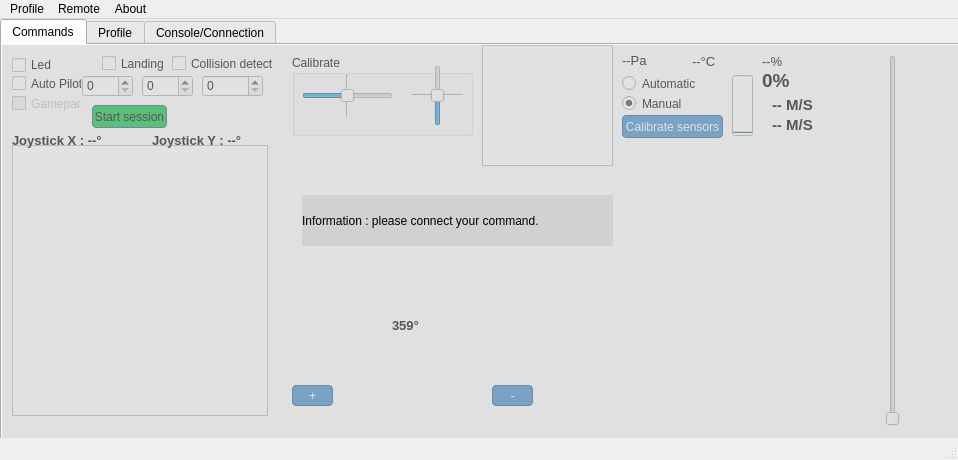
<?xml version="1.0" encoding="UTF-8"?>
<ui version="4.0">
 <class>DGIpydrOne</class>
 <widget class="QMainWindow" name="DGIpydrOne">
  <property name="geometry">
   <rect>
    <x>0</x>
    <y>0</y>
    <width>958</width>
    <height>460</height>
   </rect>
  </property>
  <property name="windowTitle">
   <string>DGIpydrOne</string>
  </property>
  <property name="styleSheet">
   <string notr="true">QPushButton {
	border: 1px solid rgb(40, 94, 142);
	border-radius: 4px;
	background-color: rgb(66, 139, 202);
	color: rgb(255, 255, 255);
 }
 
 QPushButton:pressed {
	background-color: rgb(50, 118, 177);
 }
 
 QPushButton:flat {
	border: none;
 }
 
 QPushButton:default {
	border-color: rgb(159, 159, 159);
 }

QLineEdit {
	border: 1px solid rgb(204, 204, 204);
	border-radius: 4px;
	padding: 10px 10px 10px 10px;
	font: 11pt &quot;MS Shell Dlg 2&quot;;
	selection-background-color: darkgray;
 }</string>
  </property>
  <widget class="QWidget" name="centralWidget">
   <widget class="QTabWidget" name="tabWidget">
    <property name="geometry">
     <rect>
      <x>0</x>
      <y>0</y>
      <width>961</width>
      <height>421</height>
     </rect>
    </property>
    <property name="currentIndex">
     <number>0</number>
    </property>
    <widget class="QWidget" name="tab">
     <attribute name="title">
      <string>Commands</string>
     </attribute>
     <widget class="QSlider" name="throttleSlider">
      <property name="geometry">
       <rect>
        <x>830</x>
        <y>10</y>
        <width>121</width>
        <height>371</height>
       </rect>
      </property>
      <property name="styleSheet">
       <string notr="true"/>
      </property>
      <property name="maximum">
       <number>100</number>
      </property>
      <property name="orientation">
       <enum>Qt::Vertical</enum>
      </property>
     </widget>
     <widget class="QWidget" name="connectBeforeWidget" native="true">
      <property name="geometry">
       <rect>
        <x>0</x>
        <y>0</y>
        <width>961</width>
        <height>401</height>
       </rect>
      </property>
      <property name="styleSheet">
       <string notr="true">QWidget {
	background-color: rgb(190, 190, 190, 45%);
}</string>
      </property>
      <widget class="QLabel" name="label_4">
       <property name="geometry">
        <rect>
         <x>300</x>
         <y>150</y>
         <width>311</width>
         <height>51</height>
        </rect>
       </property>
       <property name="styleSheet">
        <string notr="true">QLabel {
	border: 1px solid rgb(188, 232, 241);
	border-radius: 4px;
	background-color: rgb(217, 237, 247);
	color: rgb(49, 112, 143);
	font: 11pt \&quot;MS Shell Dlg 2\&quot;;
}</string>
       </property>
       <property name="text">
        <string>Information : please connect your command.</string>
       </property>
      </widget>
     </widget>
     <widget class="QGraphicsView" name="joystickView">
      <property name="geometry">
       <rect>
        <x>10</x>
        <y>100</y>
        <width>256</width>
        <height>271</height>
       </rect>
      </property>
     </widget>
     <widget class="QLabel" name="joystickXInformation">
      <property name="geometry">
       <rect>
        <x>10</x>
        <y>80</y>
        <width>131</width>
        <height>31</height>
       </rect>
      </property>
      <property name="font">
       <font>
        <family>MS Sans Serif</family>
        <pointsize>10</pointsize>
        <weight>75</weight>
        <bold>true</bold>
       </font>
      </property>
      <property name="text">
       <string>Joystick X : --°</string>
      </property>
     </widget>
     <widget class="QLabel" name="joystickYInformation">
      <property name="geometry">
       <rect>
        <x>150</x>
        <y>80</y>
        <width>111</width>
        <height>31</height>
       </rect>
      </property>
      <property name="font">
       <font>
        <family>MS Sans Serif</family>
        <pointsize>10</pointsize>
        <weight>75</weight>
        <bold>true</bold>
       </font>
      </property>
      <property name="text">
       <string>Joystick Y : --°</string>
      </property>
     </widget>
     <widget class="QCheckBox" name="checkLED">
      <property name="geometry">
       <rect>
        <x>10</x>
        <y>10</y>
        <width>71</width>
        <height>20</height>
       </rect>
      </property>
      <property name="text">
       <string>Led</string>
      </property>
     </widget>
     <widget class="QCheckBox" name="checkCollision">
      <property name="geometry">
       <rect>
        <x>170</x>
        <y>10</y>
        <width>101</width>
        <height>17</height>
       </rect>
      </property>
      <property name="text">
       <string>Collision detect</string>
      </property>
     </widget>
     <widget class="QCheckBox" name="checkLanding">
      <property name="geometry">
       <rect>
        <x>100</x>
        <y>10</y>
        <width>70</width>
        <height>17</height>
       </rect>
      </property>
      <property name="text">
       <string>Landing</string>
      </property>
     </widget>
     <widget class="QCheckBox" name="checkAutoPilot">
      <property name="geometry">
       <rect>
        <x>10</x>
        <y>30</y>
        <width>70</width>
        <height>17</height>
       </rect>
      </property>
      <property name="text">
       <string>Auto Pilot</string>
      </property>
     </widget>
     <widget class="QSpinBox" name="spinBox">
      <property name="geometry">
       <rect>
        <x>80</x>
        <y>30</y>
        <width>51</width>
        <height>22</height>
       </rect>
      </property>
     </widget>
     <widget class="QSpinBox" name="spinBox_2">
      <property name="geometry">
       <rect>
        <x>140</x>
        <y>30</y>
        <width>51</width>
        <height>22</height>
       </rect>
      </property>
     </widget>
     <widget class="QSpinBox" name="spinBox_3">
      <property name="geometry">
       <rect>
        <x>200</x>
        <y>30</y>
        <width>61</width>
        <height>22</height>
       </rect>
      </property>
     </widget>
     <widget class="QGraphicsView" name="sonarView">
      <property name="geometry">
       <rect>
        <x>480</x>
        <y>0</y>
        <width>131</width>
        <height>121</height>
       </rect>
      </property>
      <property name="font">
       <font>
        <pointsize>12</pointsize>
       </font>
      </property>
     </widget>
     <widget class="QProgressBar" name="batteryLevelBar">
      <property name="geometry">
       <rect>
        <x>730</x>
        <y>30</y>
        <width>21</width>
        <height>61</height>
       </rect>
      </property>
      <property name="styleSheet">
       <string notr="true"/>
      </property>
      <property name="value">
       <number>0</number>
      </property>
      <property name="orientation">
       <enum>Qt::Vertical</enum>
      </property>
     </widget>
     <widget class="QRadioButton" name="manualMode">
      <property name="geometry">
       <rect>
        <x>620</x>
        <y>50</y>
        <width>61</width>
        <height>17</height>
       </rect>
      </property>
      <property name="text">
       <string>Manual</string>
      </property>
      <property name="checked">
       <bool>true</bool>
      </property>
     </widget>
     <widget class="QRadioButton" name="automaticMode">
      <property name="geometry">
       <rect>
        <x>620</x>
        <y>30</y>
        <width>82</width>
        <height>17</height>
       </rect>
      </property>
      <property name="text">
       <string>Automatic</string>
      </property>
     </widget>
     <widget class="QGroupBox" name="groupBox">
      <property name="geometry">
       <rect>
        <x>290</x>
        <y>10</y>
        <width>181</width>
        <height>81</height>
       </rect>
      </property>
      <property name="title">
       <string>Calibrate</string>
      </property>
      <widget class="QSlider" name="leftRightCalibrate">
       <property name="geometry">
        <rect>
         <x>10</x>
         <y>30</y>
         <width>91</width>
         <height>21</height>
        </rect>
       </property>
       <property name="minimum">
        <number>-30</number>
       </property>
       <property name="maximum">
        <number>30</number>
       </property>
       <property name="sliderPosition">
        <number>0</number>
       </property>
       <property name="orientation">
        <enum>Qt::Horizontal</enum>
       </property>
      </widget>
      <widget class="Line" name="line">
       <property name="geometry">
        <rect>
         <x>40</x>
         <y>20</y>
         <width>31</width>
         <height>41</height>
        </rect>
       </property>
       <property name="orientation">
        <enum>Qt::Vertical</enum>
       </property>
      </widget>
      <widget class="QSlider" name="frontBackCalibrate">
       <property name="geometry">
        <rect>
         <x>130</x>
         <y>10</y>
         <width>31</width>
         <height>61</height>
        </rect>
       </property>
       <property name="minimum">
        <number>-30</number>
       </property>
       <property name="maximum">
        <number>30</number>
       </property>
       <property name="sliderPosition">
        <number>0</number>
       </property>
       <property name="orientation">
        <enum>Qt::Vertical</enum>
       </property>
       <property name="invertedAppearance">
        <bool>false</bool>
       </property>
       <property name="invertedControls">
        <bool>false</bool>
       </property>
      </widget>
      <widget class="Line" name="line_2">
       <property name="geometry">
        <rect>
         <x>120</x>
         <y>30</y>
         <width>51</width>
         <height>20</height>
        </rect>
       </property>
       <property name="orientation">
        <enum>Qt::Horizontal</enum>
       </property>
      </widget>
      <zorder>line_2</zorder>
      <zorder>line</zorder>
      <zorder>leftRightCalibrate</zorder>
      <zorder>frontBackCalibrate</zorder>
     </widget>
     <widget class="QPushButton" name="buttonCalibrateDrone">
      <property name="geometry">
       <rect>
        <x>620</x>
        <y>70</y>
        <width>101</width>
        <height>23</height>
       </rect>
      </property>
      <property name="text">
       <string>Calibrate sensors</string>
      </property>
     </widget>
     <widget class="QWidget" name="verticalLayoutWidget">
      <property name="geometry">
       <rect>
        <x>280</x>
        <y>100</y>
        <width>261</width>
        <height>271</height>
       </rect>
      </property>
      <layout class="QVBoxLayout" name="verticalLayout"/>
     </widget>
     <widget class="QPushButton" name="buttonMoreCompass">
      <property name="geometry">
       <rect>
        <x>290</x>
        <y>340</y>
        <width>41</width>
        <height>21</height>
       </rect>
      </property>
      <property name="text">
       <string>+</string>
      </property>
     </widget>
     <widget class="QPushButton" name="buttonLessCompass">
      <property name="geometry">
       <rect>
        <x>490</x>
        <y>340</y>
        <width>41</width>
        <height>21</height>
       </rect>
      </property>
      <property name="text">
       <string>-</string>
      </property>
     </widget>
     <widget class="QWidget" name="verticalLayoutWidget_2">
      <property name="geometry">
       <rect>
        <x>550</x>
        <y>100</y>
        <width>261</width>
        <height>271</height>
       </rect>
      </property>
      <layout class="QVBoxLayout" name="verticalLayout2"/>
     </widget>
     <widget class="QLabel" name="throttleLabel">
      <property name="geometry">
       <rect>
        <x>760</x>
        <y>20</y>
        <width>61</width>
        <height>31</height>
       </rect>
      </property>
      <property name="font">
       <font>
        <pointsize>14</pointsize>
        <weight>75</weight>
        <bold>true</bold>
       </font>
      </property>
      <property name="text">
       <string>0%</string>
      </property>
     </widget>
     <widget class="QLabel" name="degreesLabel">
      <property name="geometry">
       <rect>
        <x>390</x>
        <y>270</y>
        <width>41</width>
        <height>21</height>
       </rect>
      </property>
      <property name="font">
       <font>
        <pointsize>10</pointsize>
        <weight>75</weight>
        <bold>true</bold>
       </font>
      </property>
      <property name="text">
       <string>359°</string>
      </property>
     </widget>
     <widget class="QLabel" name="VSLabel">
      <property name="geometry">
       <rect>
        <x>770</x>
        <y>50</y>
        <width>61</width>
        <height>20</height>
       </rect>
      </property>
      <property name="font">
       <font>
        <pointsize>11</pointsize>
        <weight>75</weight>
        <bold>true</bold>
       </font>
      </property>
      <property name="text">
       <string>-- M/S</string>
      </property>
     </widget>
     <widget class="QLabel" name="HSLabel">
      <property name="geometry">
       <rect>
        <x>770</x>
        <y>70</y>
        <width>61</width>
        <height>20</height>
       </rect>
      </property>
      <property name="font">
       <font>
        <pointsize>11</pointsize>
        <weight>75</weight>
        <bold>true</bold>
       </font>
      </property>
      <property name="text">
       <string>-- M/S</string>
      </property>
     </widget>
     <widget class="QCheckBox" name="checkGamepad">
      <property name="enabled">
       <bool>false</bool>
      </property>
      <property name="geometry">
       <rect>
        <x>10</x>
        <y>50</y>
        <width>70</width>
        <height>17</height>
       </rect>
      </property>
      <property name="text">
       <string>Gamepad</string>
      </property>
     </widget>
     <widget class="QLabel" name="pressureLabel">
      <property name="geometry">
       <rect>
        <x>620</x>
        <y>5</y>
        <width>41</width>
        <height>21</height>
       </rect>
      </property>
      <property name="font">
       <font>
        <pointsize>10</pointsize>
       </font>
      </property>
      <property name="text">
       <string>--Pa</string>
      </property>
     </widget>
     <widget class="QLabel" name="temperatureLabel">
      <property name="geometry">
       <rect>
        <x>690</x>
        <y>6</y>
        <width>61</width>
        <height>20</height>
       </rect>
      </property>
      <property name="font">
       <font>
        <pointsize>10</pointsize>
       </font>
      </property>
      <property name="text">
       <string>--°C</string>
      </property>
     </widget>
     <widget class="QLabel" name="humidityLabel">
      <property name="geometry">
       <rect>
        <x>760</x>
        <y>6</y>
        <width>61</width>
        <height>20</height>
       </rect>
      </property>
      <property name="font">
       <font>
        <pointsize>10</pointsize>
       </font>
      </property>
      <property name="text">
       <string>--%</string>
      </property>
     </widget>
     <widget class="QPushButton" name="buttonStartSession">
      <property name="geometry">
       <rect>
        <x>90</x>
        <y>60</y>
        <width>75</width>
        <height>23</height>
       </rect>
      </property>
      <property name="styleSheet">
       <string notr="true">QPushButton {
	background-color: rgb(11, 190, 68);
	color: rgb(0, 0, 0);
}

QPushButton:checked  {
	background-color: rgb(255, 74, 77);
}</string>
      </property>
      <property name="text">
       <string>Start session</string>
      </property>
      <property name="checkable">
       <bool>true</bool>
      </property>
      <property name="checked">
       <bool>false</bool>
      </property>
     </widget>
     <zorder>throttleSlider</zorder>
     <zorder>joystickView</zorder>
     <zorder>joystickXInformation</zorder>
     <zorder>joystickYInformation</zorder>
     <zorder>checkLED</zorder>
     <zorder>checkCollision</zorder>
     <zorder>checkLanding</zorder>
     <zorder>checkAutoPilot</zorder>
     <zorder>spinBox</zorder>
     <zorder>spinBox_2</zorder>
     <zorder>spinBox_3</zorder>
     <zorder>sonarView</zorder>
     <zorder>batteryLevelBar</zorder>
     <zorder>manualMode</zorder>
     <zorder>automaticMode</zorder>
     <zorder>groupBox</zorder>
     <zorder>buttonCalibrateDrone</zorder>
     <zorder>verticalLayoutWidget</zorder>
     <zorder>buttonMoreCompass</zorder>
     <zorder>buttonLessCompass</zorder>
     <zorder>verticalLayoutWidget_2</zorder>
     <zorder>throttleLabel</zorder>
     <zorder>degreesLabel</zorder>
     <zorder>VSLabel</zorder>
     <zorder>HSLabel</zorder>
     <zorder>checkGamepad</zorder>
     <zorder>pressureLabel</zorder>
     <zorder>temperatureLabel</zorder>
     <zorder>humidityLabel</zorder>
     <zorder>buttonStartSession</zorder>
     <zorder>connectBeforeWidget</zorder>
    </widget>
    <widget class="QWidget" name="tab_2">
     <attribute name="title">
      <string>Profile</string>
     </attribute>
     <widget class="QLabel" name="label_3">
      <property name="geometry">
       <rect>
        <x>30</x>
        <y>30</y>
        <width>101</width>
        <height>21</height>
       </rect>
      </property>
      <property name="text">
       <string>Max power</string>
      </property>
     </widget>
     <widget class="QSlider" name="maximalPowerSliver">
      <property name="geometry">
       <rect>
        <x>150</x>
        <y>30</y>
        <width>160</width>
        <height>22</height>
       </rect>
      </property>
      <property name="maximum">
       <number>1</number>
      </property>
      <property name="orientation">
       <enum>Qt::Horizontal</enum>
      </property>
     </widget>
     <widget class="QLabel" name="label_5">
      <property name="geometry">
       <rect>
        <x>30</x>
        <y>100</y>
        <width>101</width>
        <height>20</height>
       </rect>
      </property>
      <property name="text">
       <string>Sensibility</string>
      </property>
     </widget>
     <widget class="QSlider" name="sensibilitySlider">
      <property name="geometry">
       <rect>
        <x>150</x>
        <y>100</y>
        <width>160</width>
        <height>22</height>
       </rect>
      </property>
      <property name="orientation">
       <enum>Qt::Horizontal</enum>
      </property>
     </widget>
     <widget class="QLabel" name="label_8">
      <property name="geometry">
       <rect>
        <x>30</x>
        <y>60</y>
        <width>101</width>
        <height>21</height>
       </rect>
      </property>
      <property name="text">
       <string>Max angle</string>
      </property>
     </widget>
     <widget class="QSlider" name="maximalAngleSlider">
      <property name="geometry">
       <rect>
        <x>150</x>
        <y>60</y>
        <width>160</width>
        <height>22</height>
       </rect>
      </property>
      <property name="maximum">
       <number>1</number>
      </property>
      <property name="orientation">
       <enum>Qt::Horizontal</enum>
      </property>
     </widget>
     <widget class="QPushButton" name="buttonSaveProfile">
      <property name="geometry">
       <rect>
        <x>30</x>
        <y>160</y>
        <width>75</width>
        <height>23</height>
       </rect>
      </property>
      <property name="text">
       <string>Save profile</string>
      </property>
     </widget>
    </widget>
    <widget class="QWidget" name="tab_3">
     <attribute name="title">
      <string>Console/Connection</string>
     </attribute>
     <widget class="QTextEdit" name="console">
      <property name="geometry">
       <rect>
        <x>10</x>
        <y>60</y>
        <width>581</width>
        <height>261</height>
       </rect>
      </property>
      <property name="readOnly">
       <bool>true</bool>
      </property>
     </widget>
     <widget class="QLineEdit" name="commandText">
      <property name="geometry">
       <rect>
        <x>10</x>
        <y>329</y>
        <width>481</width>
        <height>41</height>
       </rect>
      </property>
     </widget>
     <widget class="QPushButton" name="buttonSendCommand">
      <property name="geometry">
       <rect>
        <x>500</x>
        <y>330</y>
        <width>91</width>
        <height>41</height>
       </rect>
      </property>
      <property name="text">
       <string>Send</string>
      </property>
     </widget>
     <widget class="QLineEdit" name="serverIp">
      <property name="geometry">
       <rect>
        <x>10</x>
        <y>10</y>
        <width>151</width>
        <height>41</height>
       </rect>
      </property>
      <property name="text">
       <string>192.168.95.20</string>
      </property>
     </widget>
     <widget class="QPushButton" name="buttonConnect">
      <property name="geometry">
       <rect>
        <x>240</x>
        <y>10</y>
        <width>101</width>
        <height>41</height>
       </rect>
      </property>
      <property name="text">
       <string>Connection</string>
      </property>
     </widget>
     <widget class="QSpinBox" name="serverPort">
      <property name="geometry">
       <rect>
        <x>170</x>
        <y>10</y>
        <width>61</width>
        <height>41</height>
       </rect>
      </property>
      <property name="maximum">
       <number>10000</number>
      </property>
      <property name="value">
       <number>5005</number>
      </property>
     </widget>
     <widget class="QPushButton" name="buttonCancelConnect">
      <property name="geometry">
       <rect>
        <x>350</x>
        <y>10</y>
        <width>61</width>
        <height>41</height>
       </rect>
      </property>
      <property name="styleSheet">
       <string notr="true">QPushButton {
	background-color: rgb(255, 82, 82);
}

QPushButton:pressed {
	background-color: rgb(138, 48, 48);
}</string>
      </property>
      <property name="text">
       <string>Annuler</string>
      </property>
     </widget>
     <widget class="QLabel" name="connectionTime">
      <property name="geometry">
       <rect>
        <x>440</x>
        <y>20</y>
        <width>151</width>
        <height>20</height>
       </rect>
      </property>
      <property name="font">
       <font>
        <pointsize>10</pointsize>
       </font>
      </property>
      <property name="text">
       <string>0s</string>
      </property>
     </widget>
    </widget>
   </widget>
  </widget>
  <widget class="QMenuBar" name="menuBar">
   <property name="geometry">
    <rect>
     <x>0</x>
     <y>0</y>
     <width>958</width>
     <height>21</height>
    </rect>
   </property>
   <widget class="QMenu" name="menuProfile">
    <property name="title">
     <string>Profile</string>
    </property>
    <widget class="QMenu" name="menuOptions">
     <property name="title">
      <string>Options</string>
     </property>
     <addaction name="actionG_n_rale"/>
    </widget>
    <addaction name="menuOptions"/>
    <addaction name="separator"/>
    <addaction name="actionLoad"/>
    <addaction name="separator"/>
    <addaction name="actionSauvegarder"/>
    <addaction name="actionSave_as"/>
   </widget>
   <widget class="QMenu" name="menuConnect">
    <property name="title">
     <string>Remote</string>
    </property>
    <addaction name="actionConnect"/>
    <addaction name="actionDisconnect"/>
   </widget>
   <widget class="QMenu" name="menuAbout">
    <property name="title">
     <string>About</string>
    </property>
    <addaction name="actionAbout_DGI_PROJECT"/>
    <addaction name="actionAbout_Qt"/>
   </widget>
   <addaction name="menuProfile"/>
   <addaction name="menuConnect"/>
   <addaction name="menuAbout"/>
  </widget>
  <widget class="QStatusBar" name="statusBar"/>
  <action name="actionLoad">
   <property name="text">
    <string>Load</string>
   </property>
  </action>
  <action name="actionSauvegarder">
   <property name="text">
    <string>Save</string>
   </property>
  </action>
  <action name="actionSave_as">
   <property name="text">
    <string>Save as</string>
   </property>
  </action>
  <action name="actionAbout_DGI_PROJECT">
   <property name="text">
    <string>About DGI PROJECT</string>
   </property>
  </action>
  <action name="actionAbout_Qt">
   <property name="text">
    <string>About Qt</string>
   </property>
  </action>
  <action name="actionConnect">
   <property name="text">
    <string>Connect</string>
   </property>
  </action>
  <action name="actionDisconnect">
   <property name="text">
    <string>Disconnect</string>
   </property>
  </action>
  <action name="actionG_n_rale">
   <property name="text">
    <string>générales</string>
   </property>
  </action>
  <action name="actionAssociation_touche">
   <property name="text">
    <string>Association touche</string>
   </property>
  </action>
 </widget>
 <layoutdefault spacing="6" margin="11"/>
 <resources/>
 <connections/>
</ui>
